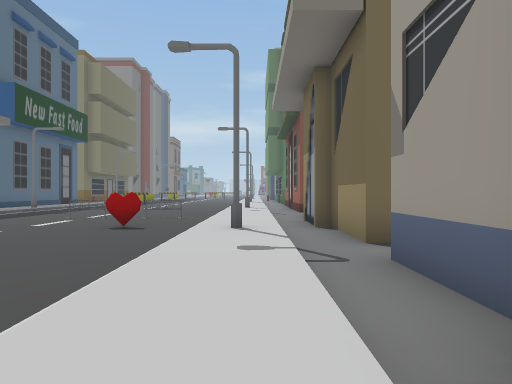
View 1 (above)

21 first-person views from a walk through a 3-D level made in the Unity game engine. The camera is 1.2 m above the floor, looks level and sees 70° across. The floor is counted in squares, 2 m on a side. Each view is taken from the middle of a square. On the plan, view 1 faces up. The plan holds only what a view shows up to about 10 squares ahead; the rest is blank. The place goes on beyond the plan. Some surface patterns are stand-ins.

View 2
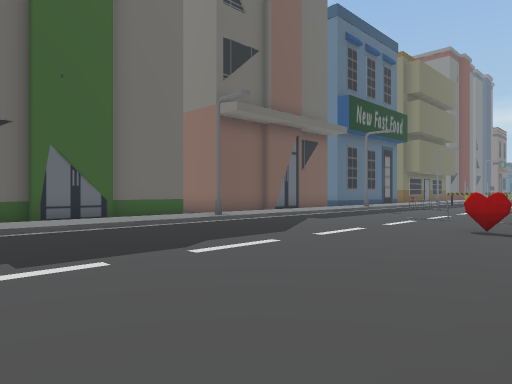

View 3
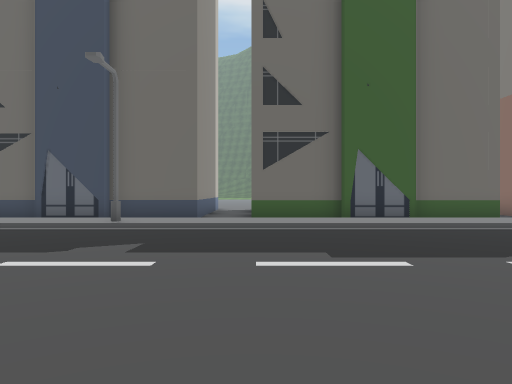

View 4
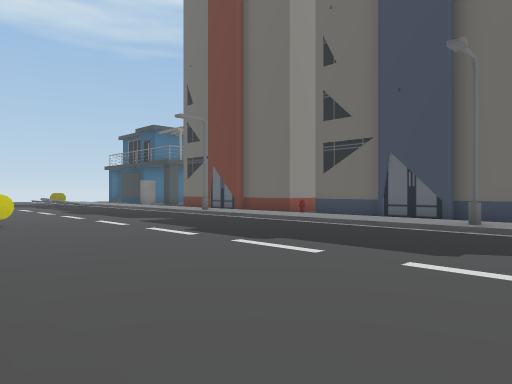

View 5
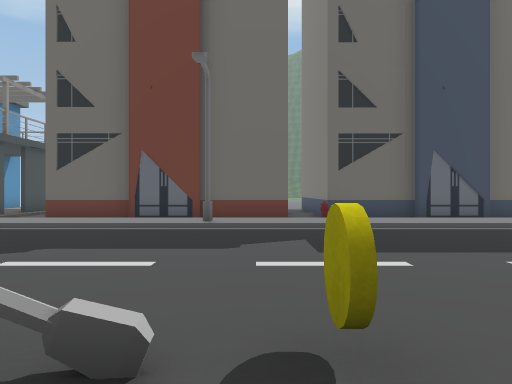

View 6
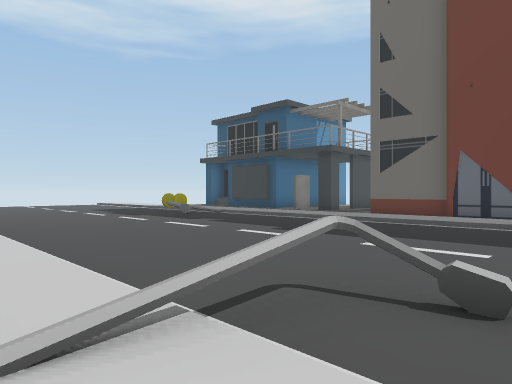

View 7
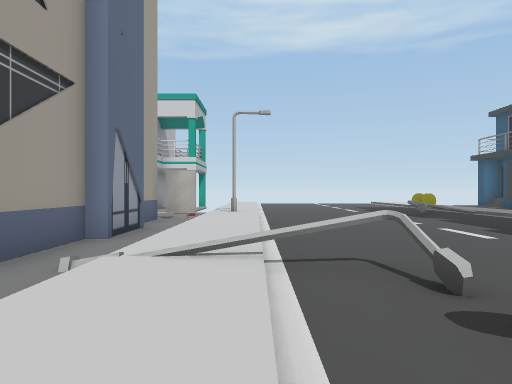

View 8
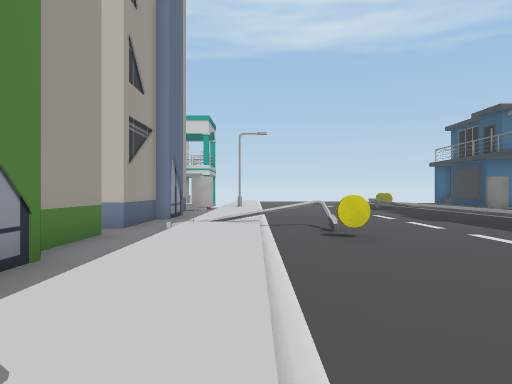

View 9
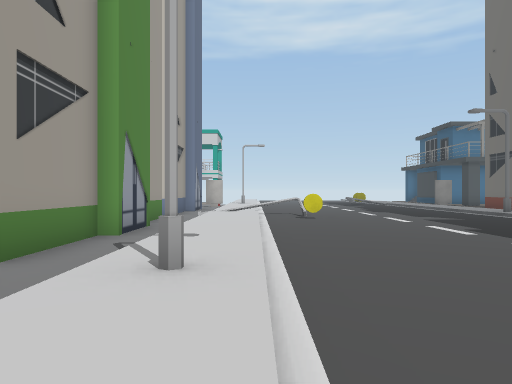

View 10
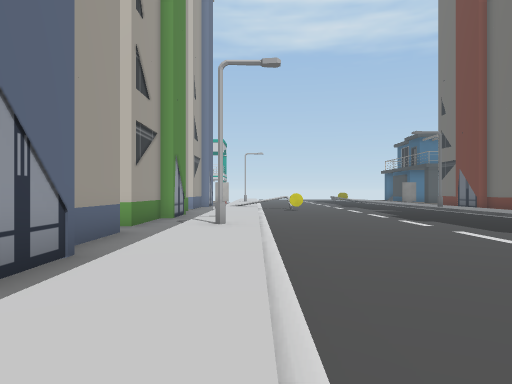

View 11
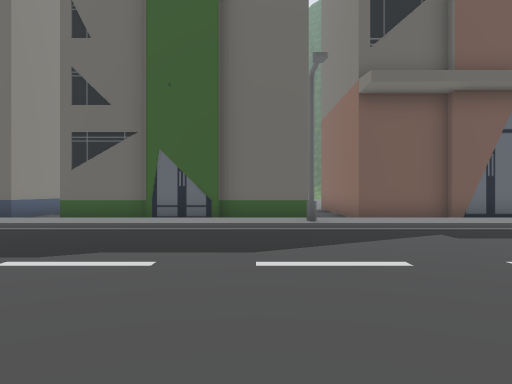

View 12
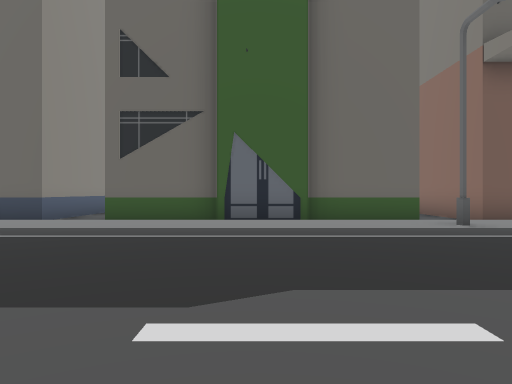

View 13
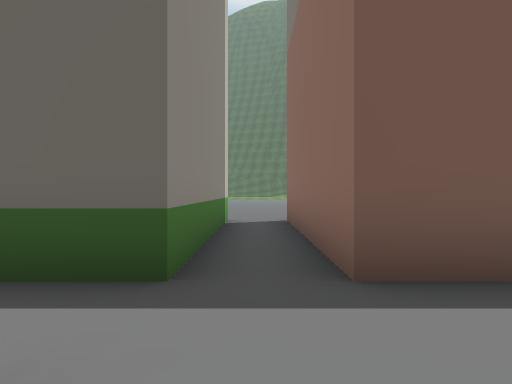

View 14
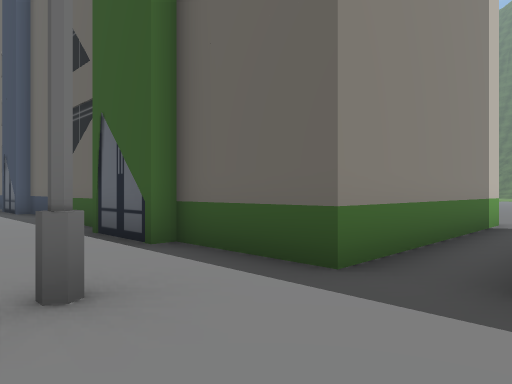

View 15
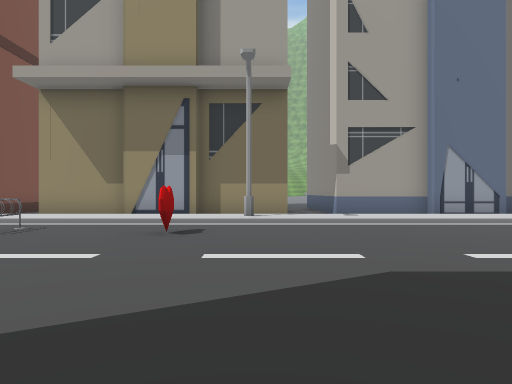

View 16
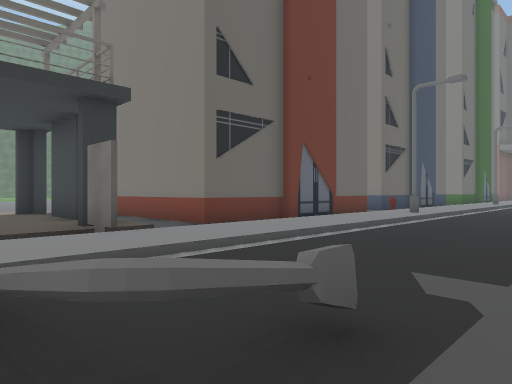

View 17
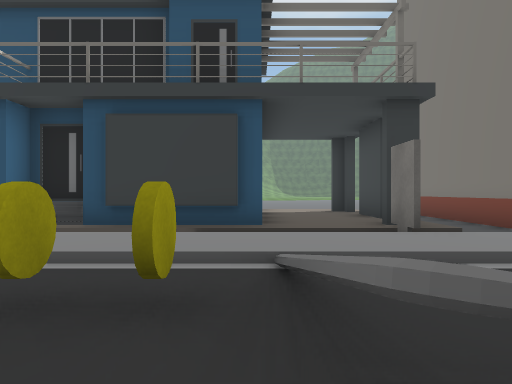

View 18
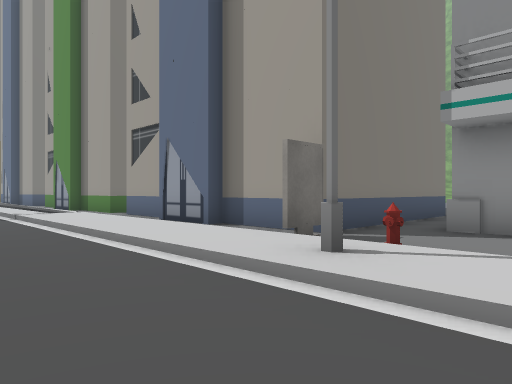

View 19
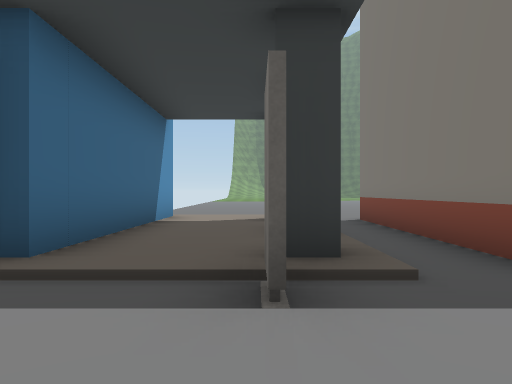

View 20
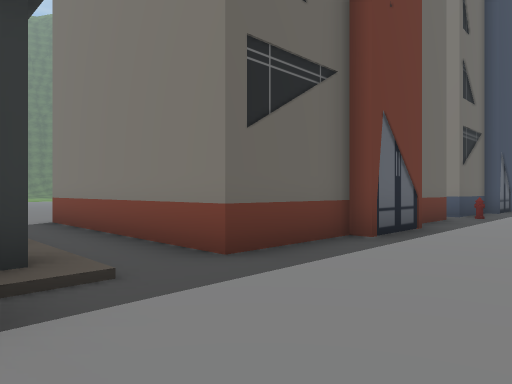

View 21
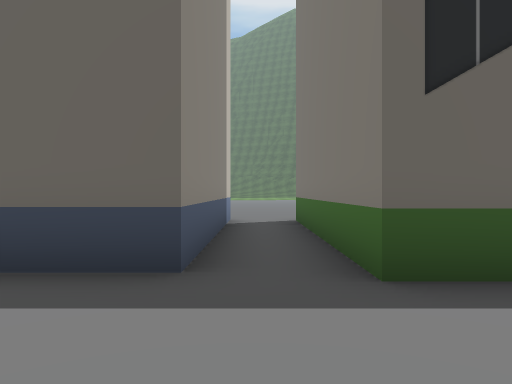

### Floor plan
Key: @ floor where view 1 was taken; # wall or solid block; . main floor; : floor 0.25 m higher than the main floor; / step, stairs or slope; = window, fence, low wall or low ledge; B barricade; U building; H heart; S streetlight; C yellow coin; Y hydrant; I billboard; O other object.
Columns run from 18 left of view 1 to 7 right of it. Each row starts with its distance up from view 1.
 10        UU:/ .OOBB/:.U
  9        U.:/....../:UU
  8  .UUUUUU.:/....../:UU
  7 .........:/....H./:.U
  6 ..UUUUUU.S/....../S.U
  5        U.:/....../:.U
  4        UU:/....../:.U
  3         U:/....../:.U
  2        U.:/....../:.U
  1        U.:/....../:U
  0 ..UUUUUU.:/....../@U
 -1 .........:/....../:.U
 -2  .UUUUUU.:/....../:.U
 -3        U.S/....../S..
 -4        U.:/....../:.U
 -5        U.:/....../:.U
 -6        U.:/....../:.U
 -7        U.:/....../:.U
 -8        UY:/....../:.U
 -9        U.:/....../:.U
-10        U.:/.....C/:.U
-11        U.S/.....==:..
-12        U.:/.....=//.U
-13        U.:/....../:.U
-14        U.:/....../:.U
-15   UUUUUU.:/....../:.U
-16  ........:/....../:.U
-17    ###//.:/....../:.U
-18  /:::::/I:/....../:IUUUUUU
-19  /::::::.:/.=..../SY..#
-20  /######.://...../:...#
-21        # :/C.  ../:

Positions as (right, up) in squares from view 1, and headings:
1: (0, 0), facing up
2: (-1, 0), facing up-left
3: (-1, 0), facing left
4: (-1, -1), facing down-left
5: (-1, -10), facing left
6: (0, -10), facing down-left
7: (-1, -8), facing down
8: (-1, -4), facing down
9: (-1, 0), facing down
10: (-1, 4), facing down
11: (-1, 5), facing left
12: (-3, 3), facing left
13: (-8, 7), facing left
14: (-8, 8), facing down-left
15: (-8, 6), facing right
16: (-5, -20), facing up-left
17: (-5, -20), facing left
18: (-3, -21), facing up-right
19: (-8, -18), facing left
20: (-8, -18), facing up-left
21: (-8, -1), facing left
